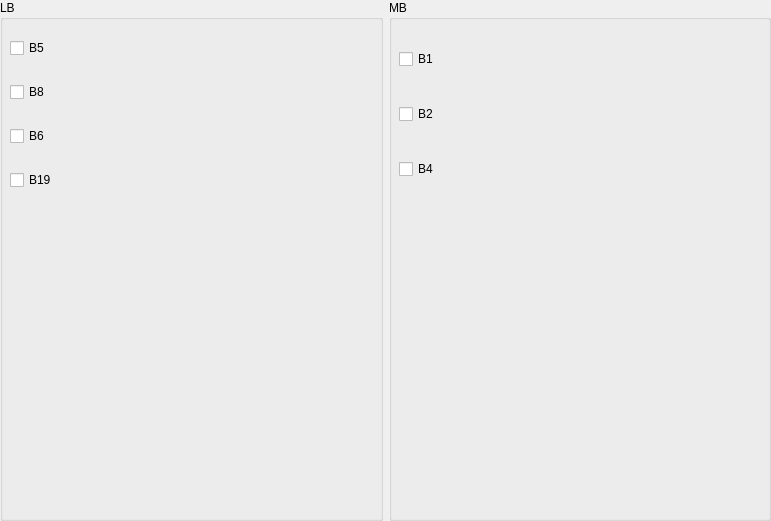
      <widget class="QWidget" name="page_wcdma">
       <property name="geometry">
        <rect>
         <x>0</x>
         <y>0</y>
         <width>771</width>
         <height>521</height>
        </rect>
       </property>
       <attribute name="label">
        <string>WCDMA</string>
       </attribute>
       <widget class="QWidget" name="layoutWidget">
        <property name="geometry">
         <rect>
          <x>0</x>
          <y>0</y>
          <width>771</width>
          <height>521</height>
         </rect>
        </property>
        <layout class="QHBoxLayout" name="horizontalLayout_bnads_wcdma">
         <item>
          <widget class="QGroupBox" name="groupBox_lb_wcdma">
           <property name="title">
            <string>LB</string>
           </property>
           <widget class="QWidget" name="layoutWidget_3">
            <property name="geometry">
             <rect>
              <x>10</x>
              <y>20</y>
              <width>341</width>
              <height>191</height>
             </rect>
            </property>
            <layout class="QGridLayout" name="gridLayout_lb_wcdma">
             <item row="0" column="0">
              <widget class="QCheckBox" name="b5_wcdma">
               <property name="text">
                <string>B5</string>
               </property>
              </widget>
             </item>
             <item row="2" column="0">
              <widget class="QCheckBox" name="b6_wcdma">
               <property name="text">
                <string>B6</string>
               </property>
              </widget>
             </item>
             <item row="1" column="0">
              <widget class="QCheckBox" name="b8_wcdma">
               <property name="text">
                <string>B8</string>
               </property>
              </widget>
             </item>
             <item row="3" column="0">
              <widget class="QCheckBox" name="b19_wcdma">
               <property name="text">
                <string>B19</string>
               </property>
              </widget>
             </item>
            </layout>
           </widget>
          </widget>
         </item>
         <item>
          <widget class="QGroupBox" name="groupBox_mb_wcdma">
           <property name="title">
            <string>MB</string>
           </property>
           <widget class="QWidget" name="layoutWidget_6">
            <property name="geometry">
             <rect>
              <x>10</x>
              <y>20</y>
              <width>341</width>
              <height>191</height>
             </rect>
            </property>
            <layout class="QGridLayout" name="gridLayout_mb_wcdma">
             <item row="1" column="0">
              <widget class="QCheckBox" name="b2_wcdma">
               <property name="text">
                <string>B2</string>
               </property>
              </widget>
             </item>
             <item row="2" column="0">
              <widget class="QCheckBox" name="b4_wcdma">
               <property name="text">
                <string>B4</string>
               </property>
              </widget>
             </item>
             <item row="0" column="0">
              <widget class="QCheckBox" name="b1_wcdma">
               <property name="text">
                <string>B1</string>
               </property>
              </widget>
             </item>
            </layout>
           </widget>
          </widget>
         </item>
        </layout>
       </widget>
      </widget>
